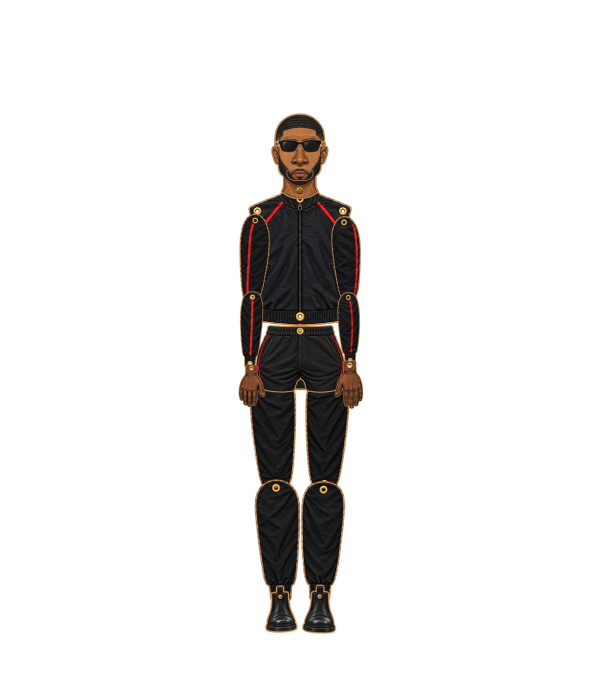
#> input picture shots/proof_01_standing_neutral.png, 1200 x 1400 px, given in place of young_poet.child_clothes.hipcore__p04.png, which was not available (shown at 1/2 size)
$ python fix_all_rigs_reality_check.py
#> lines starting #> are read from the running program, lines starting #| are printed output that depends on the picture; after the words box and inside, x2 and y2 are one past the last pixel; in counts of white or black regions, pixels touching at a corner belong together; pictures that were not available may be replaced by others from this repository, and a replacement may not be noted
import os, json
import numpy as np
from PIL import Image, ImageDraw

BASE = "/Users/gaia/WORLDBUILDING-TERMS/wygwyl-world-arch/shots"

def trim_white_sheet_border(rel_path):
    """Remove any bright white paper margin strips along the edges of a cut piece."""
    full = os.path.join(BASE, rel_path)
    if not os.path.exists(full):
        return
    im = Image.open(full).convert("RGBA")
    arr = np.array(im)
    r, g, b, a = arr[:,:,0], arr[:,:,1], arr[:,:,2], arr[:,:,3]
    # Detect near-white paper margin pixels (r>215, g>215, b>210) near left/right/top/bottom edges
    h, w = a.shape
    edge_mask = np.zeros((h, w), dtype=bool)
    margin_x = max(18, int(w * 0.14))
    margin_y = max(18, int(h * 0.08))
    edge_mask[:, :margin_x] = True
    edge_mask[:, w - margin_x:] = True
    edge_mask[:margin_y, :] = True
    edge_mask[h - margin_y:, :] = True
    white_px = (r > 205) & (g > 205) & (b > 198) & edge_mask
    if np.any(white_px):
        arr[white_px, 3] = 0
        # Also feather 1px next to removed white border
        im_clean = Image.fromarray(arr)
        bbox = im_clean.getbbox()
        if bbox:
            im_clean = im_clean.crop(bbox)
        im_clean.save(full)
        print(f"Cleaned white border on {rel_path} -> {im_clean.size}")

def make_profile_crop(src_rel, dst_rel, width_ratio=0.56):
#> called with width_ratio = 0.52
    src = os.path.join(BASE, src_rel)
    dst = os.path.join(BASE, dst_rel)
    im = Image.open(src).convert("RGBA")
#> im is the input picture: PIL image 1200x1400 RGBA; mean R, G, B, A 6, 4.5, 3.6, 26.3
    bbox = im.getbbox()
#> bbox = (475, 220, 739, 1270)
    if bbox:
        im = im.crop(bbox)
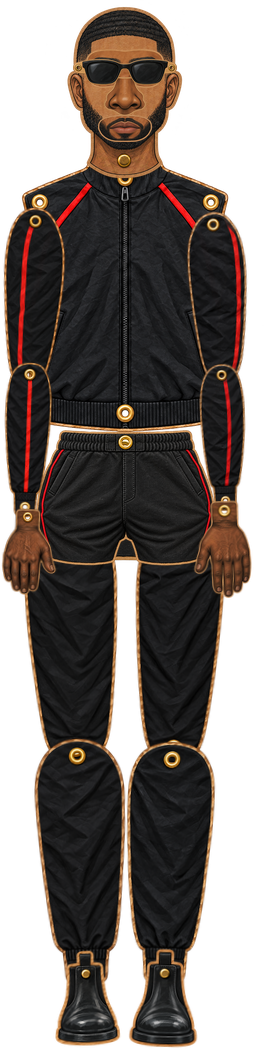
#> im: PIL image 264x1050 RGBA; mean R, G, B, A 36.1, 27, 21.7, 159.6; transparent parts drawn white
    w, h = im.size
#> w = 264; h = 1050
    nw = max(48, int(round(w * width_ratio)))
#> nw = 137
    # Take center-right slice to preserve garment texture & border without squishing grommets
    x0 = int((w - nw) * 0.45)
#> x0 = 57
    cropped = im.crop((x0, 0, x0 + nw, h))
    # Softly round the cut left/right vertical edges by 4px so it looks like a natural cutout
    arr = np.array(cropped)
    for dx in range(4):
        factor = (dx + 1) / 5.0
        arr[:, dx, 3] = (arr[:, dx, 3].astype(float) * factor).astype(np.uint8)
        arr[:, nw - 1 - dx, 3] = (arr[:, nw - 1 - dx, 3].astype(float) * factor).astype(np.uint8)
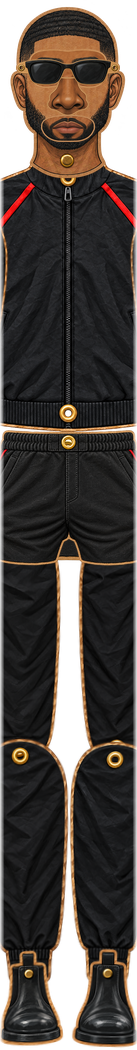
#> arr: shape (1050, 137, 4); mean R, G, B, A 44.7, 35.9, 29.9, 212; transparent parts drawn white
    os.makedirs(os.path.dirname(dst), exist_ok=True)
    Image.fromarray(arr).save(dst)
    print(f"Created profile crop {dst_rel} ({nw}x{h}) from {src_rel} ({w}x{h})")
#> (printed output is left out)

def make_shim_pelvis():
    """Create matte-black crash-test pelvis pieces matching shim.crash_teal thighs."""
    thigh_p = os.path.join(BASE, "arena/parts/kit3/v2/parts/shim.crash_teal/body.front.thigh.L.png")
    im_t = Image.open(thigh_p).convert("RGBA")
    # Sample center texture from thigh
    tw, th = im_t.size
    patch = im_t.crop((int(tw*0.2), int(th*0.25), int(tw*0.8), int(th*0.75)))
    for name, (pw, ph) in [
        ("body.front.pelvis.png", (190, 145)),
        ("body.threequarter.pelvis.png", (175, 145)),
        ("body.profile.pelvis.png", (118, 145)),
        ("body.back.pelvis.png", (190, 145)),
    ]:
        tex = patch.resize((pw, ph), Image.Resampling.LANCZOS)
        mask = Image.new("L", (pw, ph), 0)
        d = ImageDraw.Draw(mask)
        d.rounded_rectangle([4, 4, pw - 5, ph - 5], radius=24, fill=255)
        out = Image.new("RGBA", (pw, ph), (0, 0, 0, 0))
        out.paste(tex, (0, 0), mask)
        # Subtle kraft/teal rim to match shim.crash_teal
        d_out = ImageDraw.Draw(out)
        d_out.rounded_rectangle([4, 4, pw - 5, ph - 5], radius=24, outline=(85, 82, 74, 220), width=2)
        dst = os.path.join(BASE, "arena/parts/kit3/v2/parts/shim.crash_teal", name)
        out.save(dst)
        print("Created shim pelvis:", name, (pw, ph))

# 1. Clean white borders on family.street_clothes profile pieces
for fn in ["body.profile.torso.png", "body.profile.uarm.L.png", "body.profile.farm.L.png", "body.profile.thigh.L.png", "body.profile.shin.L.png"]:
    trim_white_sheet_border(f"arena/parts/kit3/v2/parts/family.street_clothes/{fn}")

# 2. Generate non-squished profile pelvis/skirt crops
make_profile_crop(
    "arena/parts/kit3/release_v2/cuts/young_poet.child_clothes.hipcore/young_poet.child_clothes.hipcore__p04.png",
    "arena/parts/kit3/v2/parts/young_poet.child_clothes/body.profile.pelvis.denim.true.png",
    width_ratio=0.52
)
make_profile_crop(
    "arena/parts/kit3/release_v2/cuts/ex.ex_jacket.hipcore/ex.ex_jacket.hipcore__p03.png",
    "arena/parts/kit3/v2/parts/ex.ex_jacket/body.profile.pelvis.true.png",
    width_ratio=0.52
)
#> call 2 of make_profile_crop, with width_ratio = 0.52
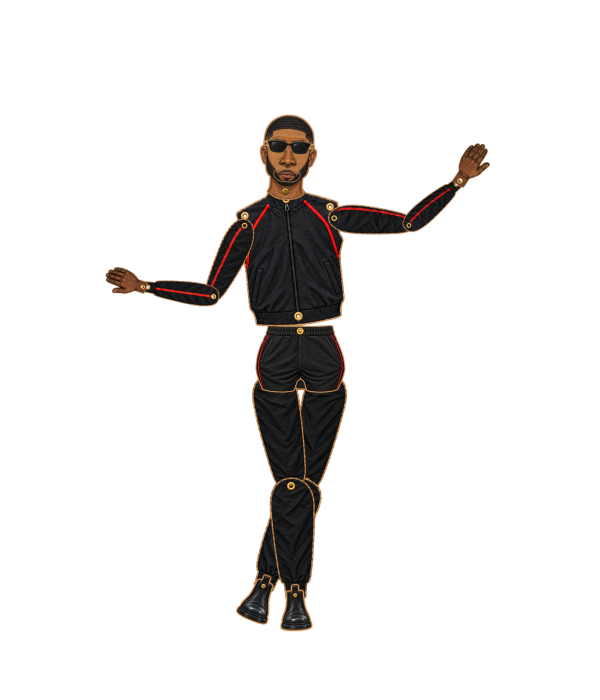
#> input picture shots/proof_02_dynamic_performance.png, 1200 x 1400 px, given in place of ex.ex_jacket.hipcore__p03.png, which was not available (shown at 1/2 size)
#> in make_profile_crop, im is the input picture: PIL image 1200x1400 RGBA; mean R, G, B, A 6.1, 4.4, 3.5, 25.8
#> in make_profile_crop (call 2), `bbox = im.getbbox()`: bbox = (209, 227, 982, 1265)
#> in make_profile_crop (call 2), `im = im.crop(bbox)`:
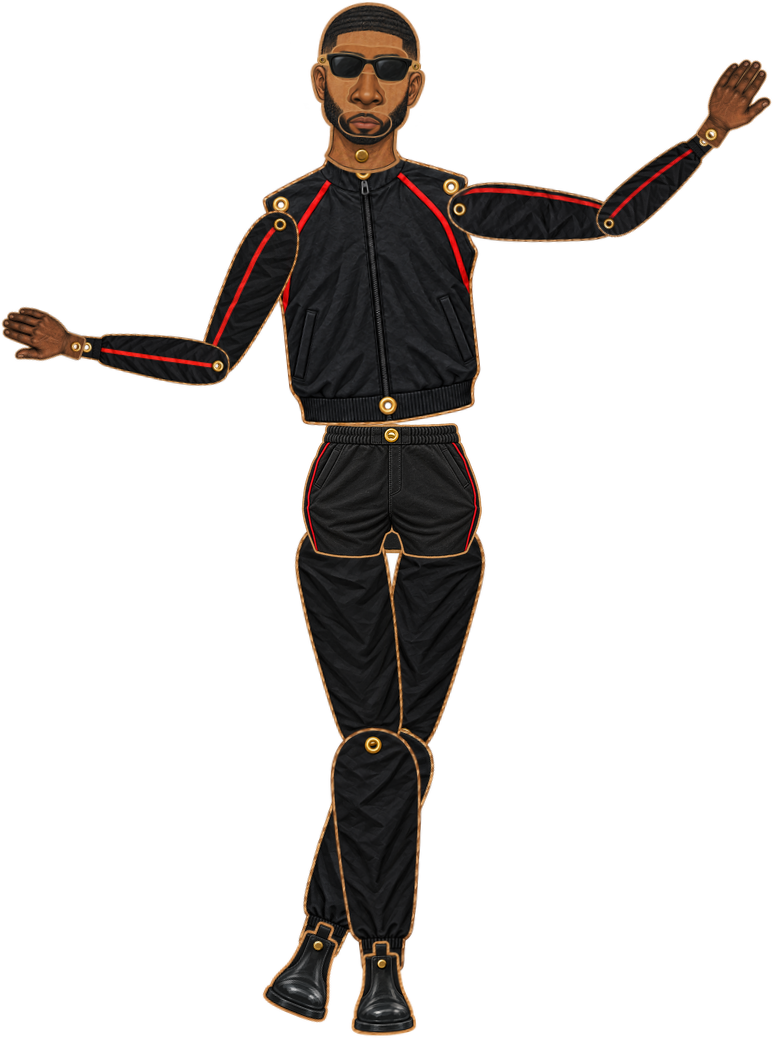
#> im: PIL image 773x1038 RGBA; mean R, G, B, A 12.7, 9.3, 7.4, 54.1; transparent parts drawn white
#> after the loop in make_profile_crop (call 2), `for dx in range(4):`:
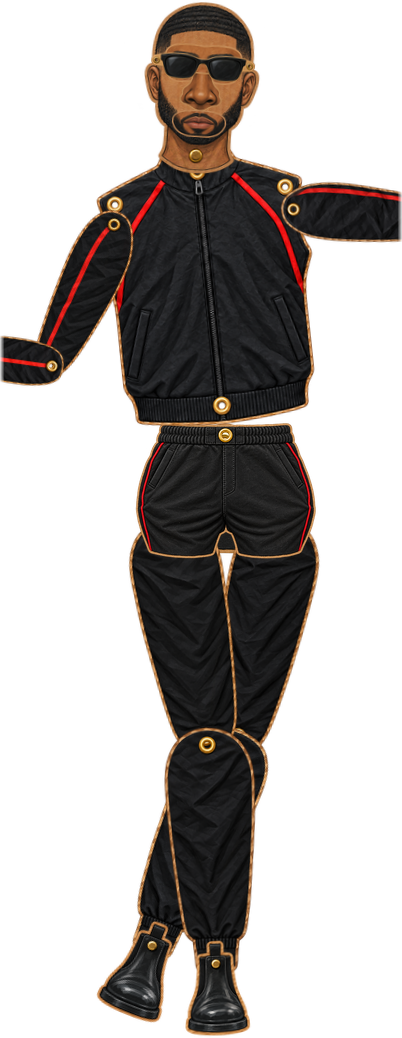
#> arr: shape (1038, 402, 4); mean R, G, B, A 20.7, 15.6, 12.7, 94.1; transparent parts drawn white
#| Created profile crop arena/parts/kit3/v2/parts/ex.ex_jacket/body.profile.pelvis.true.png (402x1038) from arena/parts/kit3/release_v2/cuts/ex.ex_jacket.hipcore/ex.ex_jacket.hipcore__p03.png (773x1038)
make_profile_crop(
    "arena/parts/kit3/release_v2/cuts/woman.09.mother.body/woman.09.mother.body__p14.png",
    "arena/parts/kit3/v2/parts/woman.mother_cardigan/body.profile.skirt.brocade.png",
    width_ratio=0.62
)
#> call 3 of make_profile_crop, with width_ratio = 0.62
#> in make_profile_crop (call 3), `cropped = im.crop((x0, 0, x0 + nw, h))`:
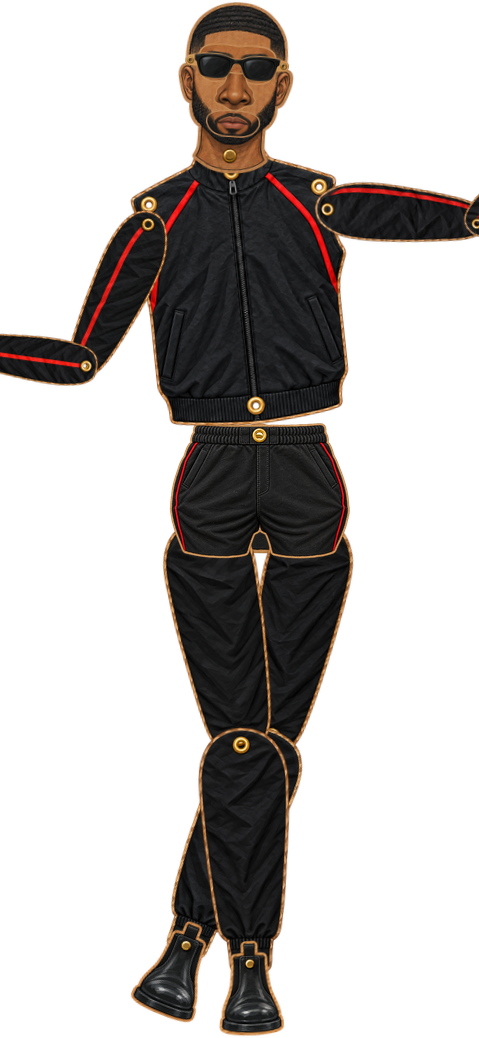
#> cropped: PIL image 479x1038 RGBA; mean R, G, B, A 17.9, 13.3, 10.9, 80.8; transparent parts drawn white
#> after the loop in make_profile_crop (call 3), `for dx in range(4):`:
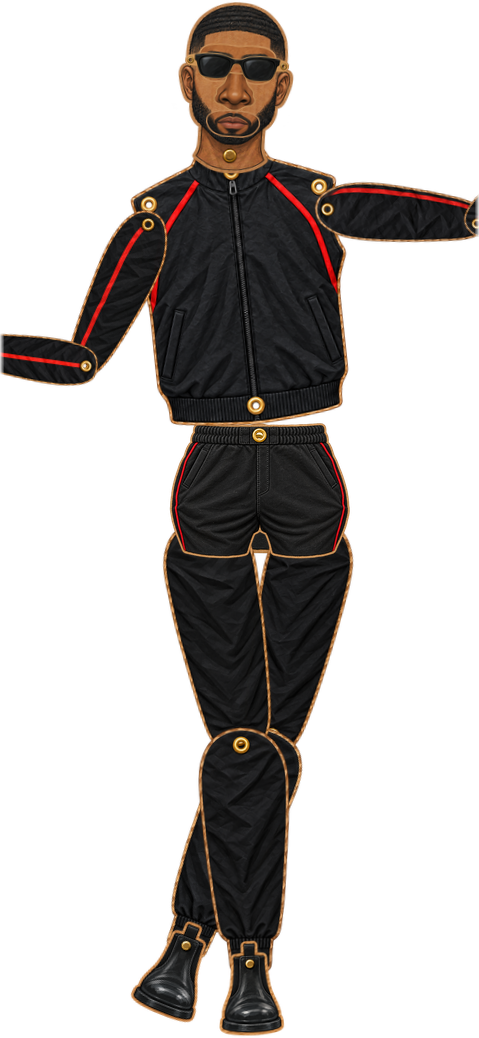
#> arr: shape (1038, 479, 4); 0.07% of pixels changed, all inside (x1, y1, x2, y2) = (0, 190, 479, 377); transparent parts drawn white
#| Created profile crop arena/parts/kit3/v2/parts/woman.mother_cardigan/body.profile.skirt.brocade.png (479x1038) from arena/parts/kit3/release_v2/cuts/woman.09.mother.body/woman.09.mother.body__p14.png (773x1038)
make_profile_crop(
    "arena/parts/kit3/v2/parts/poet.black_tshirt/body.front.torso.png",
    "arena/parts/kit3/v2/parts/poet.black_tshirt/body.profile.torso.true.png",
    width_ratio=0.58
)
#> (the run stopped early here; a loop or call above may not have finished)
